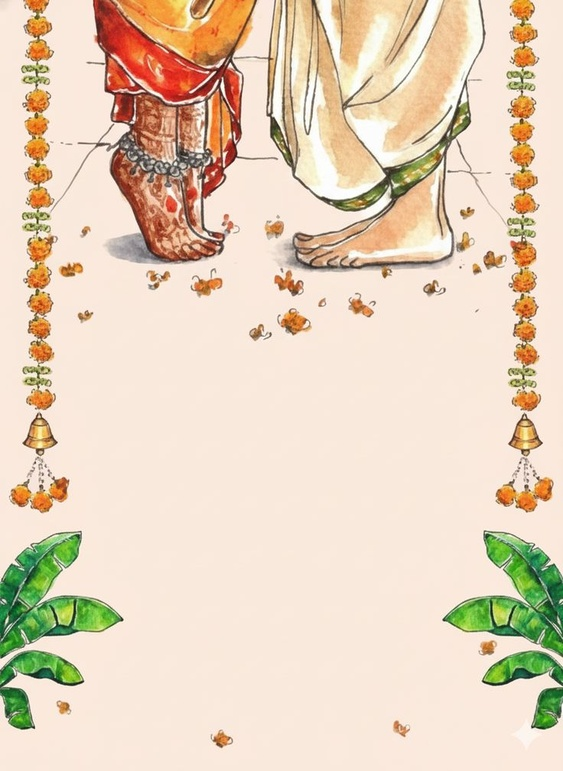
#> input picture wedding/assets/images/_source/story-feet-garlands.jpg, 563 x 771 px, shrunk from 736 x 1008 before the run
$ python crop-clean-images.py
#> lines starting #> are read from the running program, lines starting #| are printed output that depends on the picture
"""Crop reference art to regions without other couples' printed text."""
from pathlib import Path

from PIL import Image

ROOT = Path(__file__).resolve().parents[1]
OUT = ROOT / "assets" / "images"
SRC = ROOT / "assets" / "images" / "_source"


def crop_rel(src_name: str, out_name: str, box_ratio: tuple[float, float, float, float]) -> None:
    """box_ratio: (left, top, right, bottom) as 0–1 fractions of width/height."""
#> called with src_name = 'story-feet-garlands.jpg', out_name = 'story-begin.jpg', box_ratio = (0, 0, 1, 0.48)
    path = SRC / src_name
    if not path.exists():
        path = ROOT / "assets" / "images" / src_name
    if not path.exists():
        path = Path(__file__).resolve().parents[2] / "References" / src_name
    im = Image.open(path).convert("RGB")
#> im is the input picture: PIL image 563x771 RGB; mean R, G, B 230.1, 210.9, 188.5
    w, h = im.size
#> w = 563; h = 771
    l, t, r, b = box_ratio
    box = (int(w * l), int(h * t), int(w * r), int(h * b))
#> box = (0, 0, 563, 370)
    cropped = im.crop(box)
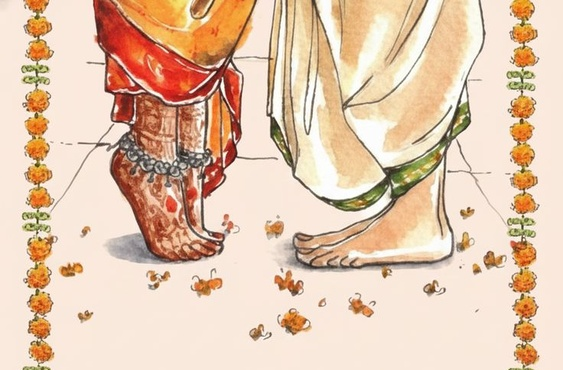
#> cropped: PIL image 563x370 RGB; mean R, G, B 228, 198.5, 174
    out = OUT / out_name
    cropped.save(out, quality=88, optimize=True)
    print(f"{out_name}: {cropped.size} from {src_name} {im.size}")
#| story-begin.jpg: (563, 370) from story-feet-garlands.jpg (563, 771)


def main() -> None:
    OUT.mkdir(parents=True, exist_ok=True)

    # Feet + torans (no printed text on this reference)
    crop_rel("story-feet-garlands.jpg", "story-begin.jpg", (0.0, 0.0, 1.0, 0.48))

    # Sapthapadi illustration band at top
    crop_rel("story-sapthapadi.jpg", "story-steps.jpg", (0.0, 0.0, 1.0, 0.36))
#> call 2 of crop_rel, with src_name = 'story-sapthapadi.jpg', out_name = 'story-steps.jpg', box_ratio = (0, 0, 1, 0.36)
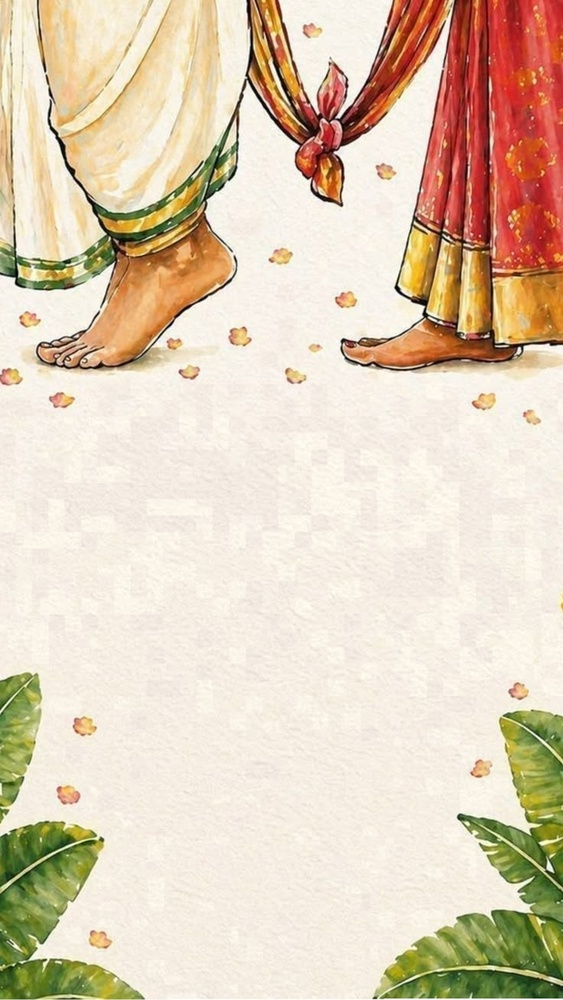
#> input picture wedding/assets/images/_source/story-sapthapadi.jpg, 563 x 1000 px, shrunk from 736 x 1308 before the run
#> in crop_rel, im is the input picture: PIL image 563x1000 RGB; mean R, G, B 224.5, 206.8, 184.2
#> in crop_rel (call 2), `cropped = im.crop(box)`:
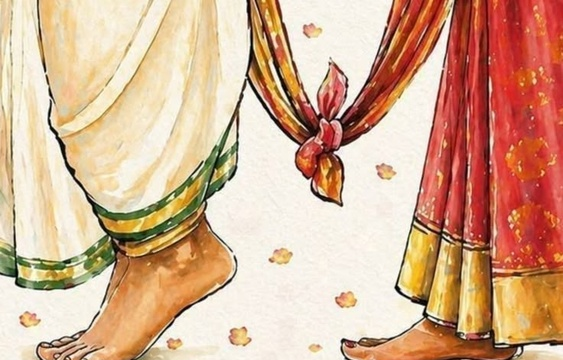
#> cropped: PIL image 563x360 RGB; mean R, G, B 214.1, 173.8, 145.3
#| story-steps.jpg: (563, 360) from story-sapthapadi.jpg (563, 1000)

    # Banana leaf + petal corners (bottom art, no text)
    crop_rel("story-sapthapadi.jpg", "story-path.jpg", (0.0, 0.72, 1.0, 1.0))
#> call 3 of crop_rel, with src_name = 'story-sapthapadi.jpg', out_name = 'story-path.jpg', box_ratio = (0, 0.72, 1, 1)
#> in crop_rel (call 3), `cropped = im.crop(box)`:
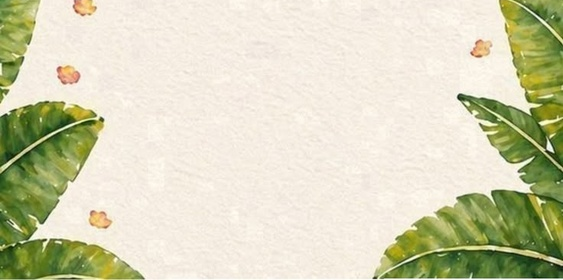
#> cropped: PIL image 563x280 RGB; mean R, G, B 212.5, 211.3, 182.6
#| story-path.jpg: (563, 280) from story-sapthapadi.jpg (563, 1000)

    # Watercolour couple — art below template typography
    crop_rel("story-couple.jpg", "story-couple-art.jpg", (0.06, 0.52, 0.94, 1.0))

    # Mehendi illustration — trim side punch borders and bottom text block
    crop_rel("story-mehendi.jpg", "story-mehendi-art.jpg", (0.1, 0.0, 0.9, 0.5))

    # Ceremony: feet + garlands centre crop
    crop_rel("story-feet-garlands.jpg", "event-ceremony-art.jpg", (0.08, 0.02, 0.92, 0.42))

    # Venue: gopuram + sky (crop seated figures at bottom)
    crop_rel("venue-temple.jpg", "venue-temple-clean.jpg", (0.0, 0.0, 1.0, 0.78))


if __name__ == "__main__":
#> (the run stopped early here; a loop or call above may not have finished)
